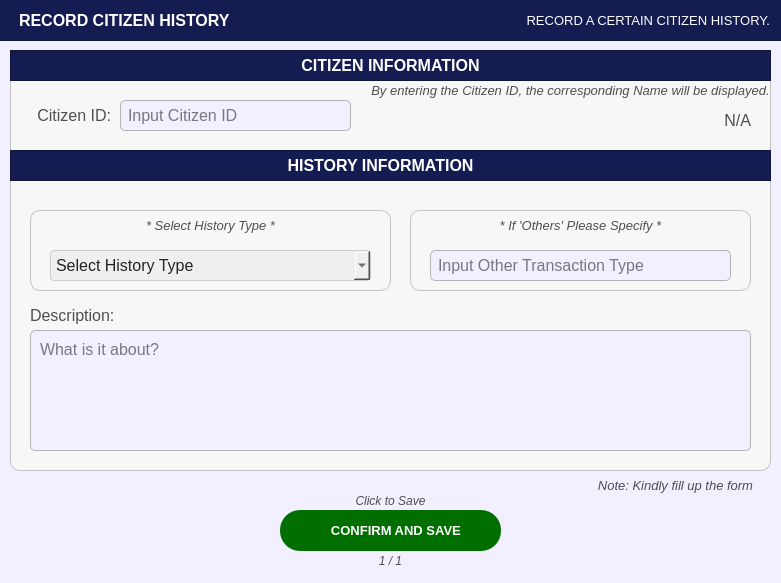
<?xml version="1.0" encoding="UTF-8"?>
<ui version="4.0">
 <class>PopUp_citizenprofileFilterOptions</class>
 <widget class="QDialog" name="PopUp_citizenprofileFilterOptions">
  <property name="geometry">
   <rect>
    <x>0</x>
    <y>0</y>
    <width>781</width>
    <height>583</height>
   </rect>
  </property>
  <property name="sizePolicy">
   <sizepolicy hsizetype="Fixed" vsizetype="Fixed">
    <horstretch>0</horstretch>
    <verstretch>0</verstretch>
   </sizepolicy>
  </property>
  <property name="palette">
   <palette>
    <active>
     <colorrole role="WindowText">
      <brush brushstyle="SolidPattern">
       <color alpha="255">
        <red>255</red>
        <green>255</green>
        <blue>255</blue>
       </color>
      </brush>
     </colorrole>
     <colorrole role="Button">
      <brush brushstyle="SolidPattern">
       <color alpha="255">
        <red>242</red>
        <green>239</green>
        <blue>255</blue>
       </color>
      </brush>
     </colorrole>
     <colorrole role="Light">
      <brush brushstyle="SolidPattern">
       <color alpha="255">
        <red>88</red>
        <green>86</green>
        <blue>150</blue>
       </color>
      </brush>
     </colorrole>
     <colorrole role="Midlight">
      <brush brushstyle="SolidPattern">
       <color alpha="255">
        <red>73</red>
        <green>71</green>
        <blue>125</blue>
       </color>
      </brush>
     </colorrole>
     <colorrole role="Dark">
      <brush brushstyle="SolidPattern">
       <color alpha="255">
        <red>29</red>
        <green>29</green>
        <blue>50</blue>
       </color>
      </brush>
     </colorrole>
     <colorrole role="Mid">
      <brush brushstyle="SolidPattern">
       <color alpha="255">
        <red>39</red>
        <green>38</green>
        <blue>67</blue>
       </color>
      </brush>
     </colorrole>
     <colorrole role="Text">
      <brush brushstyle="SolidPattern">
       <color alpha="255">
        <red>255</red>
        <green>255</green>
        <blue>255</blue>
       </color>
      </brush>
     </colorrole>
     <colorrole role="BrightText">
      <brush brushstyle="SolidPattern">
       <color alpha="255">
        <red>255</red>
        <green>255</green>
        <blue>255</blue>
       </color>
      </brush>
     </colorrole>
     <colorrole role="ButtonText">
      <brush brushstyle="SolidPattern">
       <color alpha="255">
        <red>255</red>
        <green>255</green>
        <blue>255</blue>
       </color>
      </brush>
     </colorrole>
     <colorrole role="Base">
      <brush brushstyle="SolidPattern">
       <color alpha="255">
        <red>242</red>
        <green>239</green>
        <blue>255</blue>
       </color>
      </brush>
     </colorrole>
     <colorrole role="Window">
      <brush brushstyle="SolidPattern">
       <color alpha="255">
        <red>242</red>
        <green>239</green>
        <blue>255</blue>
       </color>
      </brush>
     </colorrole>
     <colorrole role="Shadow">
      <brush brushstyle="SolidPattern">
       <color alpha="255">
        <red>16</red>
        <green>36</green>
        <blue>7</blue>
       </color>
      </brush>
     </colorrole>
     <colorrole role="AlternateBase">
      <brush brushstyle="SolidPattern">
       <color alpha="255">
        <red>29</red>
        <green>28</green>
        <blue>50</blue>
       </color>
      </brush>
     </colorrole>
     <colorrole role="ToolTipBase">
      <brush brushstyle="SolidPattern">
       <color alpha="255">
        <red>255</red>
        <green>255</green>
        <blue>220</blue>
       </color>
      </brush>
     </colorrole>
     <colorrole role="ToolTipText">
      <brush brushstyle="SolidPattern">
       <color alpha="255">
        <red>52</red>
        <green>138</green>
        <blue>46</blue>
       </color>
      </brush>
     </colorrole>
     <colorrole role="PlaceholderText">
      <brush brushstyle="SolidPattern">
       <color alpha="127">
        <red>255</red>
        <green>255</green>
        <blue>255</blue>
       </color>
      </brush>
     </colorrole>
     <colorrole role="Accent">
      <brush brushstyle="SolidPattern">
       <color alpha="255">
        <red>0</red>
        <green>255</green>
        <blue>0</blue>
       </color>
      </brush>
     </colorrole>
    </active>
    <inactive>
     <colorrole role="WindowText">
      <brush brushstyle="SolidPattern">
       <color alpha="255">
        <red>255</red>
        <green>255</green>
        <blue>255</blue>
       </color>
      </brush>
     </colorrole>
     <colorrole role="Button">
      <brush brushstyle="SolidPattern">
       <color alpha="255">
        <red>242</red>
        <green>239</green>
        <blue>255</blue>
       </color>
      </brush>
     </colorrole>
     <colorrole role="Light">
      <brush brushstyle="SolidPattern">
       <color alpha="255">
        <red>88</red>
        <green>86</green>
        <blue>150</blue>
       </color>
      </brush>
     </colorrole>
     <colorrole role="Midlight">
      <brush brushstyle="SolidPattern">
       <color alpha="255">
        <red>73</red>
        <green>71</green>
        <blue>125</blue>
       </color>
      </brush>
     </colorrole>
     <colorrole role="Dark">
      <brush brushstyle="SolidPattern">
       <color alpha="255">
        <red>29</red>
        <green>29</green>
        <blue>50</blue>
       </color>
      </brush>
     </colorrole>
     <colorrole role="Mid">
      <brush brushstyle="SolidPattern">
       <color alpha="255">
        <red>39</red>
        <green>38</green>
        <blue>67</blue>
       </color>
      </brush>
     </colorrole>
     <colorrole role="Text">
      <brush brushstyle="SolidPattern">
       <color alpha="255">
        <red>255</red>
        <green>255</green>
        <blue>255</blue>
       </color>
      </brush>
     </colorrole>
     <colorrole role="BrightText">
      <brush brushstyle="SolidPattern">
       <color alpha="255">
        <red>255</red>
        <green>255</green>
        <blue>255</blue>
       </color>
      </brush>
     </colorrole>
     <colorrole role="ButtonText">
      <brush brushstyle="SolidPattern">
       <color alpha="255">
        <red>255</red>
        <green>255</green>
        <blue>255</blue>
       </color>
      </brush>
     </colorrole>
     <colorrole role="Base">
      <brush brushstyle="SolidPattern">
       <color alpha="255">
        <red>242</red>
        <green>239</green>
        <blue>255</blue>
       </color>
      </brush>
     </colorrole>
     <colorrole role="Window">
      <brush brushstyle="SolidPattern">
       <color alpha="255">
        <red>242</red>
        <green>239</green>
        <blue>255</blue>
       </color>
      </brush>
     </colorrole>
     <colorrole role="Shadow">
      <brush brushstyle="SolidPattern">
       <color alpha="255">
        <red>16</red>
        <green>36</green>
        <blue>7</blue>
       </color>
      </brush>
     </colorrole>
     <colorrole role="AlternateBase">
      <brush brushstyle="SolidPattern">
       <color alpha="255">
        <red>29</red>
        <green>28</green>
        <blue>50</blue>
       </color>
      </brush>
     </colorrole>
     <colorrole role="ToolTipBase">
      <brush brushstyle="SolidPattern">
       <color alpha="255">
        <red>255</red>
        <green>255</green>
        <blue>220</blue>
       </color>
      </brush>
     </colorrole>
     <colorrole role="ToolTipText">
      <brush brushstyle="SolidPattern">
       <color alpha="255">
        <red>52</red>
        <green>138</green>
        <blue>46</blue>
       </color>
      </brush>
     </colorrole>
     <colorrole role="PlaceholderText">
      <brush brushstyle="SolidPattern">
       <color alpha="127">
        <red>255</red>
        <green>255</green>
        <blue>255</blue>
       </color>
      </brush>
     </colorrole>
     <colorrole role="Accent">
      <brush brushstyle="SolidPattern">
       <color alpha="255">
        <red>0</red>
        <green>255</green>
        <blue>0</blue>
       </color>
      </brush>
     </colorrole>
    </inactive>
    <disabled>
     <colorrole role="WindowText">
      <brush brushstyle="SolidPattern">
       <color alpha="255">
        <red>29</red>
        <green>29</green>
        <blue>50</blue>
       </color>
      </brush>
     </colorrole>
     <colorrole role="Button">
      <brush brushstyle="SolidPattern">
       <color alpha="255">
        <red>242</red>
        <green>239</green>
        <blue>255</blue>
       </color>
      </brush>
     </colorrole>
     <colorrole role="Light">
      <brush brushstyle="SolidPattern">
       <color alpha="255">
        <red>88</red>
        <green>86</green>
        <blue>150</blue>
       </color>
      </brush>
     </colorrole>
     <colorrole role="Midlight">
      <brush brushstyle="SolidPattern">
       <color alpha="255">
        <red>73</red>
        <green>71</green>
        <blue>125</blue>
       </color>
      </brush>
     </colorrole>
     <colorrole role="Dark">
      <brush brushstyle="SolidPattern">
       <color alpha="255">
        <red>29</red>
        <green>29</green>
        <blue>50</blue>
       </color>
      </brush>
     </colorrole>
     <colorrole role="Mid">
      <brush brushstyle="SolidPattern">
       <color alpha="255">
        <red>39</red>
        <green>38</green>
        <blue>67</blue>
       </color>
      </brush>
     </colorrole>
     <colorrole role="Text">
      <brush brushstyle="SolidPattern">
       <color alpha="255">
        <red>29</red>
        <green>29</green>
        <blue>50</blue>
       </color>
      </brush>
     </colorrole>
     <colorrole role="BrightText">
      <brush brushstyle="SolidPattern">
       <color alpha="255">
        <red>255</red>
        <green>255</green>
        <blue>255</blue>
       </color>
      </brush>
     </colorrole>
     <colorrole role="ButtonText">
      <brush brushstyle="SolidPattern">
       <color alpha="255">
        <red>29</red>
        <green>29</green>
        <blue>50</blue>
       </color>
      </brush>
     </colorrole>
     <colorrole role="Base">
      <brush brushstyle="SolidPattern">
       <color alpha="255">
        <red>242</red>
        <green>239</green>
        <blue>255</blue>
       </color>
      </brush>
     </colorrole>
     <colorrole role="Window">
      <brush brushstyle="SolidPattern">
       <color alpha="255">
        <red>242</red>
        <green>239</green>
        <blue>255</blue>
       </color>
      </brush>
     </colorrole>
     <colorrole role="Shadow">
      <brush brushstyle="SolidPattern">
       <color alpha="255">
        <red>16</red>
        <green>36</green>
        <blue>7</blue>
       </color>
      </brush>
     </colorrole>
     <colorrole role="AlternateBase">
      <brush brushstyle="SolidPattern">
       <color alpha="255">
        <red>59</red>
        <green>57</green>
        <blue>100</blue>
       </color>
      </brush>
     </colorrole>
     <colorrole role="ToolTipBase">
      <brush brushstyle="SolidPattern">
       <color alpha="255">
        <red>255</red>
        <green>255</green>
        <blue>220</blue>
       </color>
      </brush>
     </colorrole>
     <colorrole role="ToolTipText">
      <brush brushstyle="SolidPattern">
       <color alpha="255">
        <red>52</red>
        <green>138</green>
        <blue>46</blue>
       </color>
      </brush>
     </colorrole>
     <colorrole role="PlaceholderText">
      <brush brushstyle="SolidPattern">
       <color alpha="127">
        <red>29</red>
        <green>29</green>
        <blue>50</blue>
       </color>
      </brush>
     </colorrole>
     <colorrole role="Accent">
      <brush brushstyle="SolidPattern">
       <color alpha="255">
        <red>0</red>
        <green>255</green>
        <blue>0</blue>
       </color>
      </brush>
     </colorrole>
    </disabled>
   </palette>
  </property>
  <property name="cursor">
   <cursorShape>PointingHandCursor</cursorShape>
  </property>
  <property name="windowTitle">
   <string>Dialog</string>
  </property>
  <property name="styleSheet">
   <string notr="true">#PopUp_citizenprofileFilterOptions{
	background-color: #f2efff;
}</string>
  </property>
  <widget class="QFrame" name="basePopUpBodyFrame">
   <property name="geometry">
    <rect>
     <x>10</x>
     <y>50</y>
     <width>761</width>
     <height>421</height>
    </rect>
   </property>
   <property name="styleSheet">
    <string notr="true">#basePopUpBodyFrame {
	background-color: rgb(247, 247, 247);
	border: 1px solid rgb(194, 194, 194);
	border-radius: 10px;
}</string>
   </property>
   <property name="frameShape">
    <enum>QFrame::Shape::StyledPanel</enum>
   </property>
   <property name="frameShadow">
    <enum>QFrame::Shadow::Raised</enum>
   </property>
   <widget class="QFrame" name="basePopUpTitleFrame_3">
    <property name="geometry">
     <rect>
      <x>0</x>
      <y>100</y>
      <width>761</width>
      <height>31</height>
     </rect>
    </property>
    <property name="styleSheet">
     <string notr="true">#basePopUpTitleFrame_3 {
	background-color: #141c52;
}</string>
    </property>
    <property name="frameShape">
     <enum>QFrame::Shape::StyledPanel</enum>
    </property>
    <property name="frameShadow">
     <enum>QFrame::Shadow::Raised</enum>
    </property>
    <widget class="QLabel" name="label_title_3">
     <property name="geometry">
      <rect>
       <x>0</x>
       <y>0</y>
       <width>741</width>
       <height>31</height>
      </rect>
     </property>
     <property name="font">
      <font>
       <family>Arial</family>
       <pointsize>12</pointsize>
       <bold>true</bold>
      </font>
     </property>
     <property name="styleSheet">
      <string notr="true">#label_title_3{
	background-color:transparent;
	color: rgb(255, 255, 255);
}</string>
     </property>
     <property name="text">
      <string>HISTORY INFORMATION</string>
     </property>
     <property name="alignment">
      <set>Qt::AlignmentFlag::AlignCenter</set>
     </property>
    </widget>
   </widget>
   <widget class="QLineEdit" name="record_citizenIDANDsearch">
    <property name="geometry">
     <rect>
      <x>110</x>
      <y>50</y>
      <width>231</width>
      <height>31</height>
     </rect>
    </property>
    <property name="font">
     <font>
      <family>Arial</family>
      <pointsize>12</pointsize>
     </font>
    </property>
    <property name="styleSheet">
     <string notr="true">#record_citizenIDANDsearch{
	border: 1px solid #b3b3b3;  /* Black border */
    border-radius: 5px;        /* Rounded corners */
    padding: 5px;               /* Inner spacing */
    background-color: #f2efff;  /* Gray background */
    color: #000000; 
}

</string>
    </property>
    <property name="text">
     <string/>
    </property>
    <property name="maxLength">
     <number>50</number>
    </property>
    <property name="placeholderText">
     <string>Input Citizen ID</string>
    </property>
   </widget>
   <widget class="QLabel" name="record_labelcitizenhistory_description">
    <property name="geometry">
     <rect>
      <x>20</x>
      <y>250</y>
      <width>121</width>
      <height>31</height>
     </rect>
    </property>
    <property name="font">
     <font>
      <family>Arial</family>
      <pointsize>12</pointsize>
     </font>
    </property>
    <property name="styleSheet">
     <string notr="true">#record_labelcitizenhistory_description{
	background-color:transparent;
	color:#4f4f4f;
}</string>
    </property>
    <property name="text">
     <string>Description:</string>
    </property>
    <property name="alignment">
     <set>Qt::AlignmentFlag::AlignLeading|Qt::AlignmentFlag::AlignLeft|Qt::AlignmentFlag::AlignVCenter</set>
    </property>
   </widget>
   <widget class="QLabel" name="register_labelBusinessOwnerName">
    <property name="geometry">
     <rect>
      <x>10</x>
      <y>50</y>
      <width>91</width>
      <height>31</height>
     </rect>
    </property>
    <property name="font">
     <font>
      <family>Arial</family>
      <pointsize>12</pointsize>
     </font>
    </property>
    <property name="styleSheet">
     <string notr="true">#register_labelBusinessOwnerName{
	background-color:transparent;
	color:#4f4f4f;
}</string>
    </property>
    <property name="text">
     <string>Citizen ID:</string>
    </property>
    <property name="alignment">
     <set>Qt::AlignmentFlag::AlignRight|Qt::AlignmentFlag::AlignTrailing|Qt::AlignmentFlag::AlignVCenter</set>
    </property>
   </widget>
   <widget class="QLabel" name="display_citizenFullName">
    <property name="geometry">
     <rect>
      <x>380</x>
      <y>50</y>
      <width>361</width>
      <height>41</height>
     </rect>
    </property>
    <property name="font">
     <font>
      <family>Arial</family>
      <pointsize>12</pointsize>
     </font>
    </property>
    <property name="styleSheet">
     <string notr="true">#display_citizenFullName{
	background-color:transparent;
	color:#4f4f4f;
}</string>
    </property>
    <property name="text">
     <string>N/A</string>
    </property>
    <property name="alignment">
     <set>Qt::AlignmentFlag::AlignRight|Qt::AlignmentFlag::AlignTrailing|Qt::AlignmentFlag::AlignVCenter</set>
    </property>
   </widget>
   <widget class="QFrame" name="basePopUpTitleFrame_4">
    <property name="geometry">
     <rect>
      <x>0</x>
      <y>0</y>
      <width>761</width>
      <height>31</height>
     </rect>
    </property>
    <property name="styleSheet">
     <string notr="true">#basePopUpTitleFrame_4 {
	background-color: #141c52;
}</string>
    </property>
    <property name="frameShape">
     <enum>QFrame::Shape::StyledPanel</enum>
    </property>
    <property name="frameShadow">
     <enum>QFrame::Shadow::Raised</enum>
    </property>
    <widget class="QLabel" name="label_title_4">
     <property name="geometry">
      <rect>
       <x>0</x>
       <y>0</y>
       <width>761</width>
       <height>31</height>
      </rect>
     </property>
     <property name="font">
      <font>
       <family>Arial</family>
       <pointsize>12</pointsize>
       <bold>true</bold>
      </font>
     </property>
     <property name="styleSheet">
      <string notr="true">#label_title_4{
	background-color:transparent;
	color: rgb(255, 255, 255);
}</string>
     </property>
     <property name="text">
      <string>CITIZEN INFORMATION</string>
     </property>
     <property name="alignment">
      <set>Qt::AlignmentFlag::AlignCenter</set>
     </property>
    </widget>
   </widget>
   <widget class="QPlainTextEdit" name="record_citizenhistory_description">
    <property name="geometry">
     <rect>
      <x>20</x>
      <y>280</y>
      <width>721</width>
      <height>121</height>
     </rect>
    </property>
    <property name="font">
     <font>
      <family>Arial</family>
      <pointsize>12</pointsize>
     </font>
    </property>
    <property name="styleSheet">
     <string notr="true">#record_citizenhistory_description{
	border: 1px solid #b3b3b3;  /* Black border */
    border-radius: 5px;        /* Rounded corners */
    padding: 5px;               /* Inner spacing */
    background-color: #f2efff;  /* Gray background */
    color: #000000; 
}

</string>
    </property>
    <property name="placeholderText">
     <string>What is it about?</string>
    </property>
   </widget>
   <widget class="QFrame" name="basePopUpBodyFrame_5">
    <property name="geometry">
     <rect>
      <x>400</x>
      <y>160</y>
      <width>341</width>
      <height>81</height>
     </rect>
    </property>
    <property name="styleSheet">
     <string notr="true">#basePopUpBodyFrame_5 {
	background-color: rgb(247, 247, 247);
	border: 1px solid rgb(194, 194, 194);
	border-radius: 10px;
}</string>
    </property>
    <property name="frameShape">
     <enum>QFrame::Shape::StyledPanel</enum>
    </property>
    <property name="frameShadow">
     <enum>QFrame::Shadow::Raised</enum>
    </property>
    <widget class="QLabel" name="labelNote_4">
     <property name="geometry">
      <rect>
       <x>0</x>
       <y>0</y>
       <width>341</width>
       <height>31</height>
      </rect>
     </property>
     <property name="font">
      <font>
       <family>Arial</family>
       <pointsize>10</pointsize>
       <italic>true</italic>
       <bold>false</bold>
      </font>
     </property>
     <property name="styleSheet">
      <string notr="true">#labelNote_4 {
	background-color: transparent;
	color: #4f4f4f;
}
</string>
     </property>
     <property name="text">
      <string>* If 'Others' Please Specify *</string>
     </property>
     <property name="alignment">
      <set>Qt::AlignmentFlag::AlignCenter</set>
     </property>
    </widget>
    <widget class="QLineEdit" name="record_others_citizenhistory_type">
     <property name="geometry">
      <rect>
       <x>20</x>
       <y>40</y>
       <width>301</width>
       <height>31</height>
      </rect>
     </property>
     <property name="font">
      <font>
       <family>Arial</family>
       <pointsize>12</pointsize>
      </font>
     </property>
     <property name="styleSheet">
      <string notr="true">#record_others_citizenhistory_type{
	border: 1px solid #b3b3b3;  /* Black border */
    border-radius: 5px;        /* Rounded corners */
    padding: 5px;               /* Inner spacing */
    background-color: #f2efff;  /* Gray background */
    color: #000000; 
}

</string>
     </property>
     <property name="text">
      <string/>
     </property>
     <property name="maxLength">
      <number>30</number>
     </property>
     <property name="placeholderText">
      <string>Input Other Transaction Type</string>
     </property>
    </widget>
   </widget>
   <widget class="QFrame" name="basePopUpBodyFrame_6">
    <property name="geometry">
     <rect>
      <x>20</x>
      <y>160</y>
      <width>361</width>
      <height>81</height>
     </rect>
    </property>
    <property name="styleSheet">
     <string notr="true">#basePopUpBodyFrame_6 {
	background-color: rgb(247, 247, 247);
	border: 1px solid rgb(194, 194, 194);
	border-radius: 10px;
}</string>
    </property>
    <property name="frameShape">
     <enum>QFrame::Shape::StyledPanel</enum>
    </property>
    <property name="frameShadow">
     <enum>QFrame::Shadow::Raised</enum>
    </property>
    <widget class="QLabel" name="labelNote_5">
     <property name="geometry">
      <rect>
       <x>0</x>
       <y>0</y>
       <width>361</width>
       <height>31</height>
      </rect>
     </property>
     <property name="font">
      <font>
       <family>Arial</family>
       <pointsize>10</pointsize>
       <italic>true</italic>
       <bold>false</bold>
      </font>
     </property>
     <property name="styleSheet">
      <string notr="true">#labelNote_5 {
	background-color: transparent;
	color: #4f4f4f;
}
</string>
     </property>
     <property name="text">
      <string>* Select History Type *</string>
     </property>
     <property name="alignment">
      <set>Qt::AlignmentFlag::AlignCenter</set>
     </property>
    </widget>
    <widget class="QComboBox" name="record_comboBox_citizenhistory_type">
     <property name="geometry">
      <rect>
       <x>20</x>
       <y>40</y>
       <width>321</width>
       <height>31</height>
      </rect>
     </property>
     <property name="font">
      <font>
       <family>Arial</family>
       <pointsize>12</pointsize>
      </font>
     </property>
     <property name="styleSheet">
      <string notr="true">#record_comboBox_citizenhistory_type{
	background-color: rgb(239, 239, 239); /* Correct property name */
    color: #242424; /* Set text color to black for better contrast */
    border: 1px solid #ccc; /* Optional: Add a light border */
    padding: 5px; /* Optional: Add some padding */
    border-radius: 4px; /* Optional: Rounded corners */
}</string>
     </property>
     <property name="placeholderText">
      <string>Select History Type</string>
     </property>
     <property name="duplicatesEnabled">
      <bool>false</bool>
     </property>
     <item>
      <property name="text">
       <string>Complaint</string>
      </property>
     </item>
     <item>
      <property name="text">
       <string>Warrant</string>
      </property>
     </item>
     <item>
      <property name="text">
       <string>Blotter</string>
      </property>
     </item>
     <item>
      <property name="text">
       <string>Others</string>
      </property>
     </item>
    </widget>
   </widget>
   <widget class="QLabel" name="labelNote_2">
    <property name="geometry">
     <rect>
      <x>360</x>
      <y>30</y>
      <width>401</width>
      <height>21</height>
     </rect>
    </property>
    <property name="font">
     <font>
      <family>Arial</family>
      <pointsize>10</pointsize>
      <italic>true</italic>
      <bold>false</bold>
     </font>
    </property>
    <property name="styleSheet">
     <string notr="true">#labelNote_2 {
	background-color: transparent;
	color: #4f4f4f;
}
</string>
    </property>
    <property name="text">
     <string>By entering the Citizen ID, the corresponding Name will be displayed.</string>
    </property>
    <property name="alignment">
     <set>Qt::AlignmentFlag::AlignCenter</set>
    </property>
   </widget>
  </widget>
  <widget class="QFrame" name="basePopUpTitleFrame">
   <property name="geometry">
    <rect>
     <x>-1</x>
     <y>-10</y>
     <width>791</width>
     <height>51</height>
    </rect>
   </property>
   <property name="styleSheet">
    <string notr="true">#basePopUpTitleFrame {
	background-color: #141c52;
}</string>
   </property>
   <property name="frameShape">
    <enum>QFrame::Shape::StyledPanel</enum>
   </property>
   <property name="frameShadow">
    <enum>QFrame::Shadow::Raised</enum>
   </property>
   <widget class="QLabel" name="label_titleFilterOptions">
    <property name="geometry">
     <rect>
      <x>20</x>
      <y>10</y>
      <width>251</width>
      <height>41</height>
     </rect>
    </property>
    <property name="font">
     <font>
      <family>Arial</family>
      <pointsize>12</pointsize>
      <bold>true</bold>
     </font>
    </property>
    <property name="styleSheet">
     <string notr="true">#label_titleFilterOptions {
	background-color: transparent;
	color: #FFFFFF;
}
</string>
    </property>
    <property name="text">
     <string>RECORD CITIZEN HISTORY</string>
    </property>
    <property name="alignment">
     <set>Qt::AlignmentFlag::AlignLeading|Qt::AlignmentFlag::AlignLeft|Qt::AlignmentFlag::AlignVCenter</set>
    </property>
   </widget>
   <widget class="QLabel" name="filteroptions_label">
    <property name="geometry">
     <rect>
      <x>420</x>
      <y>10</y>
      <width>351</width>
      <height>41</height>
     </rect>
    </property>
    <property name="font">
     <font>
      <family>Arial</family>
      <pointsize>10</pointsize>
      <bold>false</bold>
     </font>
    </property>
    <property name="styleSheet">
     <string notr="true">#filteroptions_label {
	background-color: transparent;
	color: #FFFFFF;
}
</string>
    </property>
    <property name="text">
     <string>RECORD A CERTAIN CITIZEN HISTORY.</string>
    </property>
    <property name="alignment">
     <set>Qt::AlignmentFlag::AlignRight|Qt::AlignmentFlag::AlignTrailing|Qt::AlignmentFlag::AlignVCenter</set>
    </property>
   </widget>
  </widget>
  <widget class="QLabel" name="progress">
   <property name="geometry">
    <rect>
     <x>280</x>
     <y>550</y>
     <width>221</width>
     <height>21</height>
    </rect>
   </property>
   <property name="font">
    <font>
     <family>Arial</family>
     <pointsize>9</pointsize>
     <italic>true</italic>
     <bold>false</bold>
    </font>
   </property>
   <property name="styleSheet">
    <string notr="true">#progress {
	background-color: transparent;
	color: #4f4f4f;
}
</string>
   </property>
   <property name="text">
    <string>1 / 1</string>
   </property>
   <property name="alignment">
    <set>Qt::AlignmentFlag::AlignCenter</set>
   </property>
  </widget>
  <widget class="QPushButton" name="record_buttonConfirmCitizenHistory_SaveForm">
   <property name="geometry">
    <rect>
     <x>280</x>
     <y>510</y>
     <width>221</width>
     <height>41</height>
    </rect>
   </property>
   <property name="font">
    <font>
     <family>Arial</family>
     <pointsize>10</pointsize>
     <bold>true</bold>
    </font>
   </property>
   <property name="cursor">
    <cursorShape>PointingHandCursor</cursorShape>
   </property>
   <property name="styleSheet">
    <string notr="true">#record_buttonConfirmCitizenHistory_SaveForm {
    background-color: #006f00;
    color: white;
    border-radius: 20px;
    padding: 10px; /* Optional: Adjusts spacing inside the button */
}
#record_buttonConfirmCitizenHistory_SaveForm:hover {
    background-color: #00a600; /* Slightly lighter blue when hovered */
}
#record_buttonConfirmCitizenHistory_SaveForm:pressed {
    background-color: #005d00; /* Darker blue when clicked */
}</string>
   </property>
   <property name="text">
    <string>   CONFIRM AND SAVE</string>
   </property>
   <property name="icon">
    <iconset>
     <normaloff>../../../Assets/FuncIcons/icon_confirm.svg</normaloff>../../../Assets/FuncIcons/icon_confirm.svg</iconset>
   </property>
   <property name="iconSize">
    <size>
     <width>30</width>
     <height>30</height>
    </size>
   </property>
  </widget>
  <widget class="QLabel" name="notenote">
   <property name="geometry">
    <rect>
     <x>0</x>
     <y>490</y>
     <width>781</width>
     <height>21</height>
    </rect>
   </property>
   <property name="font">
    <font>
     <family>Arial</family>
     <pointsize>9</pointsize>
     <italic>true</italic>
     <bold>false</bold>
    </font>
   </property>
   <property name="styleSheet">
    <string notr="true">#notenote {
	background-color: transparent;
	color: #4f4f4f;
}
</string>
   </property>
   <property name="text">
    <string>Click to Save</string>
   </property>
   <property name="alignment">
    <set>Qt::AlignmentFlag::AlignCenter</set>
   </property>
  </widget>
  <widget class="QLabel" name="labelNote">
   <property name="geometry">
    <rect>
     <x>580</x>
     <y>470</y>
     <width>191</width>
     <height>31</height>
    </rect>
   </property>
   <property name="font">
    <font>
     <family>Arial</family>
     <pointsize>10</pointsize>
     <italic>true</italic>
     <bold>false</bold>
    </font>
   </property>
   <property name="styleSheet">
    <string notr="true">#labelNote {
	background-color: transparent;
	color: #4f4f4f;
}
</string>
   </property>
   <property name="text">
    <string>Note: Kindly fill up the form</string>
   </property>
   <property name="alignment">
    <set>Qt::AlignmentFlag::AlignCenter</set>
   </property>
  </widget>
 </widget>
 <resources/>
 <connections/>
</ui>
